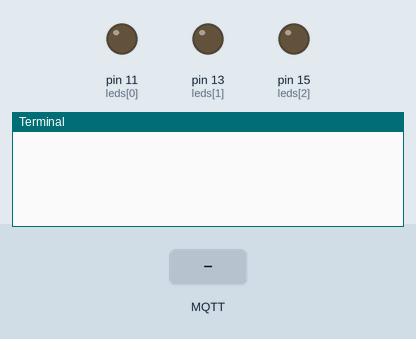
Bench run of a program on a simulated Raspberry Pi (header pin numbers). On the bench: output pins drawn as LEDs (lit = HIGH), the last lines printed to the terminal. Inputs (shaded band) come from the test bench. No MQTT or app messages arrive unless stated.

Above: at 1.3 s.
1.4 s: MQTT message "1" arrives on the first subscribed topic
At 2.2 s:
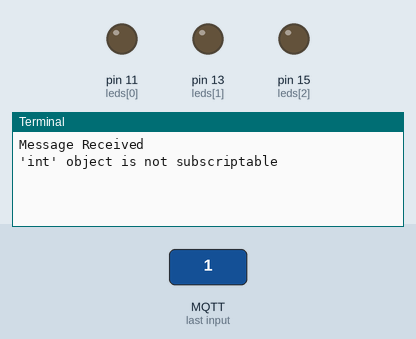
2.9 s: MQTT message "on" arrives on the first subscribed topic
At 3.3 s:
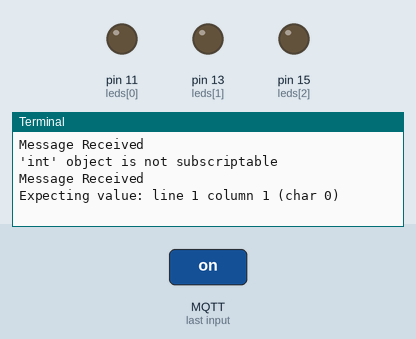

Measured:
- after the input at 1.4 s, the terminal: prints a new line at once (image 1)
- after the input at 2.9 s, the terminal: prints a new line at once (image 2)

The program:

demo.py
```python
import paho.mqtt.client as mqtt
import json
import RPi.GPIO as io

# tuplje object met pin nummers
leds = (11, 13, 15)

# initialisatie functie voor leds met als parameter een tuple
def init_leds(leds):
    io.setmode(io.BOARD)
    io.setup(leds, io.OUT)

# set state van de leds met als parameters 2 tuples
# tuple van pin nummers en een met bools van de state
def set_leds(leds, states):
    io.output(leds, states)

# calback voor het verwerken van de berichten
def on_message(mqttc, obj, msg):
    print("Message Received")
    try:
        # payload omzetten van bytestring naar string
        p = msg.payload.decode("utf-8")

        # json wordt verwacht json string moet omgezet worden naar een python
        #  dictonary voor verwerking
        x = json.loads(p)

        #
        set_leds(leds, tuple(x['leds']))
        return
    except Exception as e:
        print(e)


def main():
    try:
        # initialisatie van alle elementen
        init_leds(leds)
        mqttc = mqtt.Client()
        mqttc.on_message = on_message
        mqttc.connect("127.0.0.1")
        mqttc.subscribe('tmp')
        while True:
                mqttc.loop()
    except KeyboardInterrupt:
        pass
    finally:
        io.cleanup()

# main segment
if __name__ == "__main__":
    main()
```
